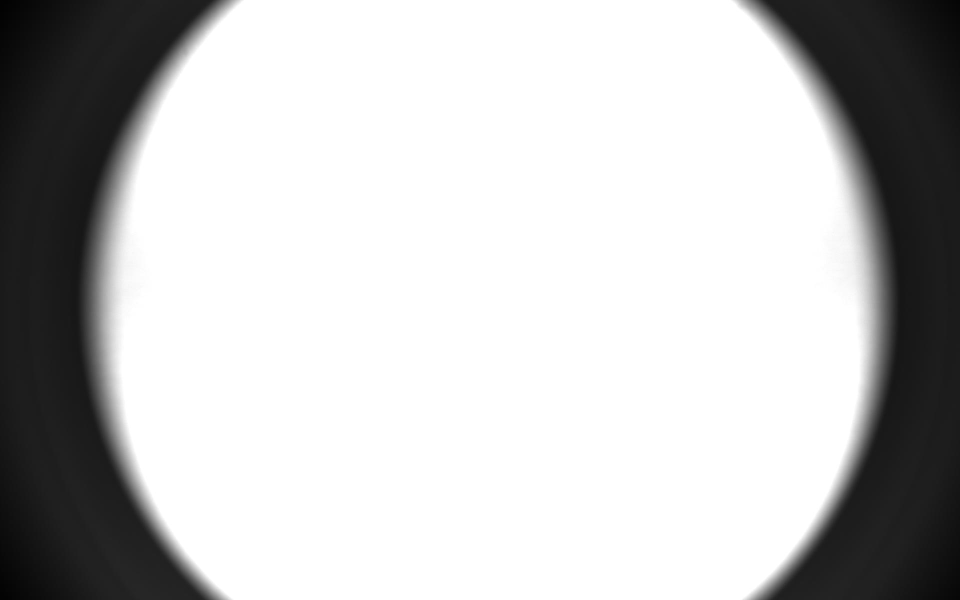
#> input picture images/Streifen_2,8/vignett_2,5ms.jpg, 1920 x 1200 px, found by its file name (shown at 1/2 size)
$ python create_correction_mask.py
#> lines starting #> are read from the running program, lines starting #| are printed output that depends on the picture; after the words box and inside, x2 and y2 are one past the last pixel; in counts of white or black regions, pixels touching at a corner belong together
import cv2 as cv
import numpy as np
from matplotlib import pyplot as plt

# loading plain image (white background) to measure vignetting
img_vignett = cv.imread("vignett_2,5ms.jpg")[:,:,0]
#> img_vignett: shape (1200, 1920); min 2, max 255, mean 194.1
# select ROI and only keep this part
img_roi = img_vignett[300:1075, 150:1790]
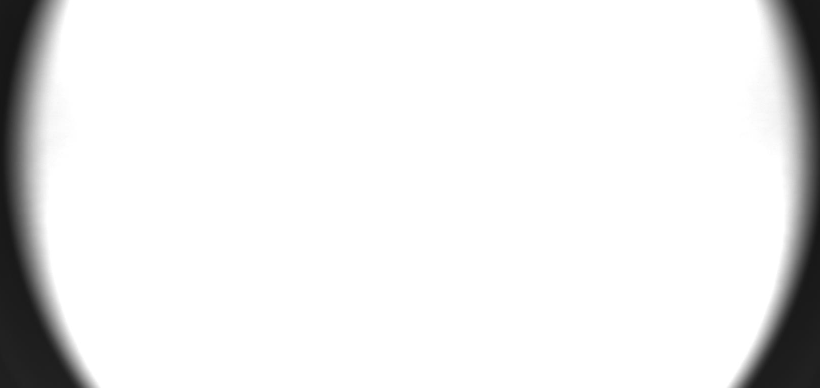
#> img_roi: shape (775, 1640) (shown at 1/2 size); min 21, max 255, mean 234.9
# get the resolution of the image (1920x1200 in this case)
height, width = img_roi.shape
#> height = 775; width = 1640

# normalize each pixel by deviding it by 255
img_mask = np.zeros((height, width))

for i in range(height):
    for j in range(width):
        if (img_roi[i,j] >= 60):
            img_mask[i,j] = (img_roi[i,j]/255)
        else:
            img_mask[i,j] = 1
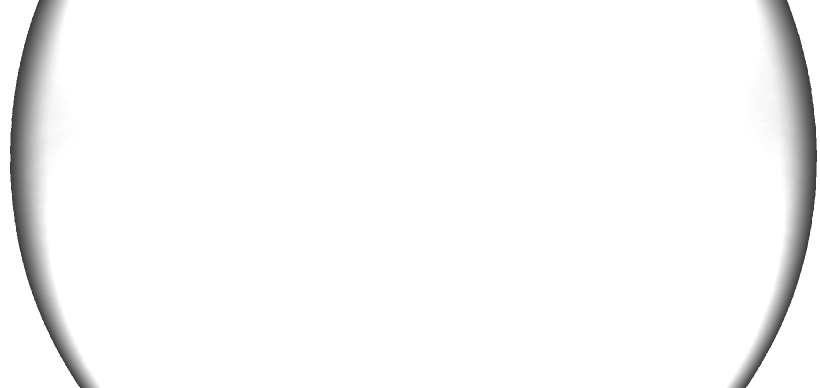
#> img_mask: shape (775, 1640) float64 (shown at 1/2 size); min 0.235, max 1, mean 0.972

# plot the correction mask
plt.imshow(img_mask, cmap="gray")
plt.colorbar()
plt.show()
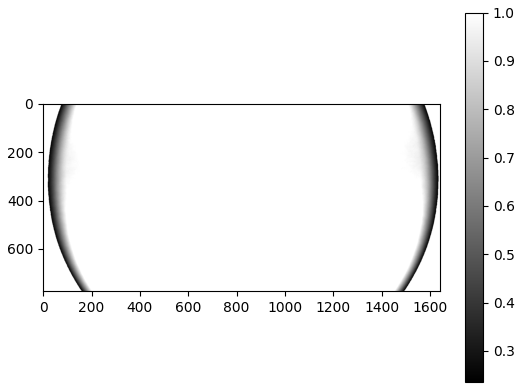
#> figure drawn by matplotlib, 2 panels

# save the mask as an numpy array
np.save('vignetting_correction_mask.npy', img_mask)
cv.imwrite("vignetting_correction_mask.jpg", img_mask)
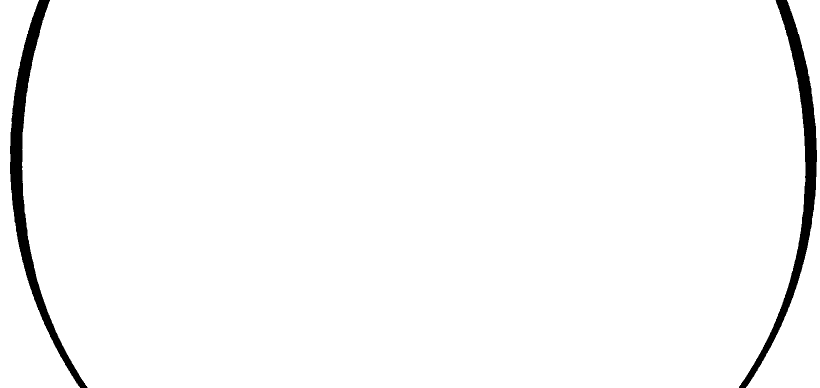
#> saved as vignetting_correction_mask.jpg: shape (775, 1640) (shown at 1/2 size); values 0 (black) and 1 (white), 97.5% white; 2 black regions, box (x1, y1, x2, y2) and area: (20, 0, 175, 775) 16496, (1478, 0, 1634, 775) 15769
